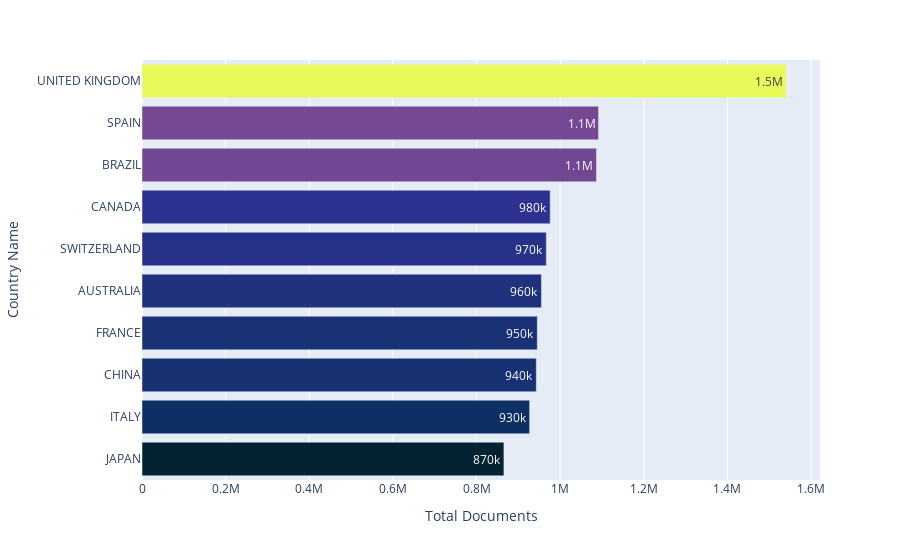
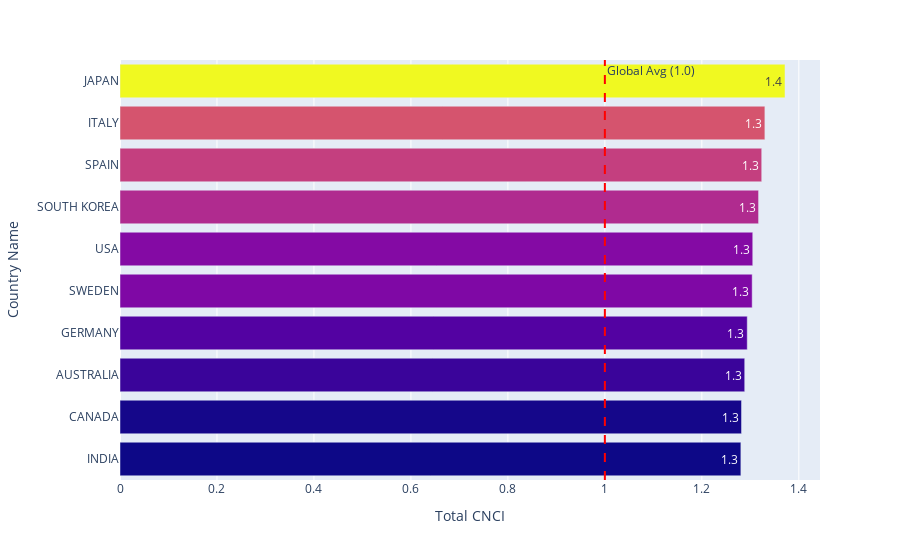

The code cell stored with these charts, in order, in its notebook:
### Code cell
#Now, Create Horizontal Bar Chart for Volume and Quality
df_volume = df.groupby('Country')['Documents'].sum().reset_index()
top_volume = df_volume.sort_values(by='Documents', ascending=False).head(10)
df_quality = df.groupby('Country')['CNCI'].mean().reset_index()
top_quality = df_quality.sort_values(by='CNCI', ascending=False).head(10)

#Volume Chart
fig_vol = px.bar(
    top_volume,
    x='Documents',
    y='Country',
    orientation = 'h',
    text_auto='.2s',
    color='Documents',
    color_continuous_scale='thermal',
    labels = {
        'Documents' : 'Total Documents',
        'Country' : 'Country Name'
    }
)

fig_vol.update_layout(
    yaxis = dict(autorange='reversed'),
    coloraxis_showscale = False
)
fig_vol.show()

#Quality Chart
fig_qual = px.bar(
    top_quality,
    x='CNCI',
    y='Country',
    orientation='h',
    text_auto = '.2s',
    color='CNCI',
    color_continuous_scale='plasma',
    labels = {
        'CNCI' : 'Total CNCI',
        'Country' : 'Country Name'
    }
)

fig_qual.update_layout(
    yaxis = dict(autorange='reversed'),
    coloraxis_showscale = False
)

fig_qual.add_vline(
    x=1.0,
    line_dash='dash',
    line_color = 'red',
    annotation_text = 'Global Avg (1.0)'
)

fig_qual.show()

### Figure 1 — Plotly figure (JSON) as saved in the notebook; plotly's stock layout.template omitted (floating-point values rounded to 4 significant figures)
{"data": [{"hovertemplate": "Total Documents=%{marker.color}<br>Country Name=%{y}<extra></extra>", "legendgroup": "", "marker": {"color": [1540219, 1091687, 1086793, 976080, 966760, 955154, 945200, 942924, 926901, 865418], "coloraxis": "coloraxis", "pattern": {"shape": ""}}, "name": "", "orientation": "h", "showlegend": false, "textposition": "auto", "texttemplate": "%{x:.2s}", "type": "bar", "x": [1540219, 1091687, 1086793, 976080, 966760, 955154, 945200, 942924, 926901, 865418], "xaxis": "x", "y": ["UNITED KINGDOM", "SPAIN", "BRAZIL", "CANADA", "SWITZERLAND", "AUSTRALIA", "FRANCE", "CHINA", "ITALY", "JAPAN"], "yaxis": "y"}], "layout": {"barmode": "relative", "coloraxis": {"colorbar": {"title": {"text": "Total Documents"}}, "colorscale": [[0, "rgb(3, 35, 51)"], [0.09091, "rgb(13, 48, 100)"], [0.1818, "rgb(53, 50, 155)"], [0.2727, "rgb(93, 62, 153)"], [0.3636, "rgb(126, 77, 143)"], [0.4545, "rgb(158, 89, 135)"], [0.5455, "rgb(193, 100, 121)"], [0.6364, "rgb(225, 113, 97)"], [0.7273, "rgb(246, 139, 69)"], [0.8182, "rgb(251, 173, 60)"], [0.9091, "rgb(246, 211, 70)"], [1, "rgb(231, 250, 90)"]], "showscale": false}, "legend": {"tracegroupgap": 0}, "margin": {"t": 60}, "xaxis": {"anchor": "y", "domain": [0, 1], "title": {"text": "Total Documents"}}, "yaxis": {"anchor": "x", "autorange": "reversed", "domain": [0, 1], "title": {"text": "Country Name"}}}}

### Figure 2 — Plotly figure (JSON) as saved in the notebook; plotly's stock layout.template omitted (floating-point values rounded to 4 significant figures)
{"data": [{"hovertemplate": "Total CNCI=%{marker.color}<br>Country Name=%{y}<extra></extra>", "legendgroup": "", "marker": {"color": [1.371, 1.33, 1.323, 1.317, 1.305, 1.304, 1.294, 1.288, 1.282, 1.28], "coloraxis": "coloraxis", "pattern": {"shape": ""}}, "name": "", "orientation": "h", "showlegend": false, "textposition": "auto", "texttemplate": "%{x:.2s}", "type": "bar", "x": [1.371, 1.33, 1.323, 1.317, 1.305, 1.304, 1.294, 1.288, 1.282, 1.28], "xaxis": "x", "y": ["JAPAN", "ITALY", "SPAIN", "SOUTH KOREA", "USA", "SWEDEN", "GERMANY", "AUSTRALIA", "CANADA", "INDIA"], "yaxis": "y"}], "layout": {"annotations": [{"showarrow": false, "text": "Global Avg (1.0)", "x": 1, "xanchor": "left", "xref": "x", "y": 1, "yanchor": "top", "yref": "y domain"}], "barmode": "relative", "coloraxis": {"colorbar": {"title": {"text": "Total CNCI"}}, "colorscale": [[0, "#0d0887"], [0.1111, "#46039f"], [0.2222, "#7201a8"], [0.3333, "#9c179e"], [0.4444, "#bd3786"], [0.5556, "#d8576b"], [0.6667, "#ed7953"], [0.7778, "#fb9f3a"], [0.8889, "#fdca26"], [1, "#f0f921"]], "showscale": false}, "legend": {"tracegroupgap": 0}, "margin": {"t": 60}, "shapes": [{"line": {"color": "red", "dash": "dash"}, "type": "line", "x0": 1, "x1": 1, "xref": "x", "y0": 0, "y1": 1, "yref": "y domain"}], "xaxis": {"anchor": "y", "domain": [0, 1], "title": {"text": "Total CNCI"}}, "yaxis": {"anchor": "x", "autorange": "reversed", "domain": [0, 1], "title": {"text": "Country Name"}}}}
